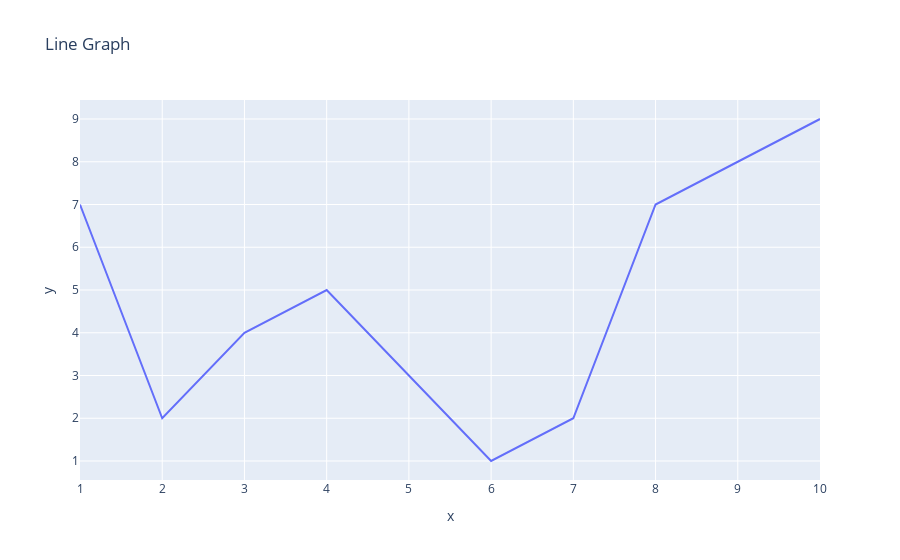

The cell this chart's notebook holds for it:
### Code cell
import plotly.express as p

fig = p.line(x=x, y=y,  title = 'Line Graph')
fig.show()

### Figure 1 — Plotly figure (JSON) as saved in the notebook; plotly's stock layout.template omitted (floating-point values rounded to 4 significant figures)
{"data": [{"hovertemplate": "x=%{x}<br>y=%{y}<extra></extra>", "legendgroup": "", "line": {"color": "#636efa", "dash": "solid"}, "marker": {"symbol": "circle"}, "mode": "lines", "name": "", "orientation": "v", "showlegend": false, "type": "scatter", "x": [1, 2, 3, 4, 5, 6, 7, 8, 9, 10], "xaxis": "x", "y": [7, 2, 4, 5, 3, 1, 2, 7, 8, 9], "yaxis": "y"}], "layout": {"autosize": true, "legend": {"tracegroupgap": 0}, "title": {"text": "Line Graph"}, "xaxis": {"anchor": "y", "autorange": true, "domain": [0, 1], "range": [1, 10], "title": {"text": "x"}, "type": "linear"}, "yaxis": {"anchor": "x", "autorange": true, "domain": [0, 1], "range": [0.5556, 9.444], "title": {"text": "y"}, "type": "linear"}}}
